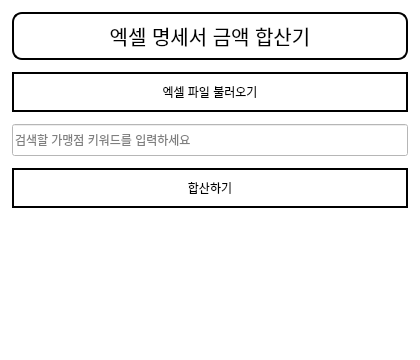
<?xml version="1.0" encoding="UTF-8"?>
<ui version="4.0">
 <class>MainWindow</class>
 <widget class="QMainWindow" name="MainWindow">
  <property name="geometry">
   <rect>
    <x>0</x>
    <y>0</y>
    <width>420</width>
    <height>360</height>
   </rect>
  </property>
  <property name="windowTitle">
   <string>엑셀 명세서 금액 합산기</string>
  </property>
  <property name="styleSheet">
   <string notr="true">background-color:white</string>
  </property>

  <widget class="QWidget" name="centralwidget">
   <layout class="QVBoxLayout" name="verticalLayout">
    <property name="spacing">
     <number>12</number>
    </property>
    <property name="leftMargin">
     <number>12</number>
    </property>
    <property name="topMargin">
     <number>12</number>
    </property>
    <property name="rightMargin">
     <number>12</number>
    </property>
    <property name="bottomMargin">
     <number>12</number>
    </property>

    <!-- 제목 라벨 -->
    <item>
     <widget class="QLabel" name="label">
      <property name="sizePolicy">
       <sizepolicy hsizetype="Expanding" vsizetype="Fixed">
        <horstretch>0</horstretch>
        <verstretch>0</verstretch>
       </sizepolicy>
      </property>
      <property name="minimumSize">
       <size>
        <width>0</width>
        <height>48</height>
       </size>
      </property>
      <property name="font">
       <font>
        <pointsize>15</pointsize>
        <bold>false</bold>
       </font>
      </property>
      <property name="styleSheet">
       <string notr="true">color: black;
border: 2px solid black;
border-radius: 10px;
padding: 5px;</string>
      </property>
      <property name="text">
       <string>엑셀 명세서 금액 합산기</string>
      </property>
      <property name="alignment">
       <set>Qt::AlignCenter</set>
      </property>
     </widget>
    </item>

    <!-- 엑셀 파일 불러오기 버튼 -->
    <item>
     <widget class="QPushButton" name="btn_load_excel">
      <property name="sizePolicy">
       <sizepolicy hsizetype="Expanding" vsizetype="Fixed">
        <horstretch>0</horstretch>
        <verstretch>0</verstretch>
       </sizepolicy>
      </property>
      <property name="minimumSize">
       <size>
        <width>0</width>
        <height>40</height>
       </size>
      </property>
      <property name="styleSheet">
       <string notr="true">QPushButton{
    color: black;
    border: 2px solid black;
    padding: 5px;
}
QPushButton:hover{
    background-color: gray;
}</string>
      </property>
      <property name="text">
       <string>엑셀 파일 불러오기</string>
      </property>
     </widget>
    </item>

    <!-- 키워드 입력 -->
    <item>
     <widget class="QLineEdit" name="input_keyword">
      <property name="sizePolicy">
       <sizepolicy hsizetype="Expanding" vsizetype="Fixed">
        <horstretch>0</horstretch>
        <verstretch>0</verstretch>
       </sizepolicy>
      </property>
      <property name="minimumSize">
       <size>
        <width>0</width>
        <height>32</height>
       </size>
      </property>
      <property name="styleSheet">
       <string notr="true">color: black;</string>
      </property>
      <property name="placeholderText">
       <string>검색할 가맹점 키워드를 입력하세요</string>
      </property>
     </widget>
    </item>

    <!-- 합산하기 버튼 -->
    <item>
     <widget class="QPushButton" name="btn_calculate">
      <property name="sizePolicy">
       <sizepolicy hsizetype="Expanding" vsizetype="Fixed">
        <horstretch>0</horstretch>
        <verstretch>0</verstretch>
       </sizepolicy>
      </property>
      <property name="minimumSize">
       <size>
        <width>0</width>
        <height>40</height>
       </size>
      </property>
      <property name="styleSheet">
       <string notr="true">QPushButton{
    color: black;
    border: 2px solid black;
    padding: 5px;
}
QPushButton:hover{
    background-color: gray;
}</string>
      </property>
      <property name="text">
       <string>합산하기</string>
      </property>
     </widget>
    </item>

    <!-- 합산 결과 라벨 -->
    <item>
     <widget class="QLabel" name="lbl_sum_result">
      <property name="sizePolicy">
       <sizepolicy hsizetype="Expanding" vsizetype="Fixed">
        <horstretch>0</horstretch>
        <verstretch>0</verstretch>
       </sizepolicy>
      </property>
      <property name="minimumSize">
       <size>
        <width>0</width>
        <height>48</height>
       </size>
      </property>
      <property name="font">
       <font>
        <pointsize>12</pointsize>
       </font>
      </property>
      <property name="styleSheet">
       <string notr="true">color: black;</string>
      </property>
      <property name="text">
       <string/>
      </property>
      <property name="alignment">
       <set>Qt::AlignCenter</set>
      </property>
     </widget>
    </item>

    <!-- 여백/확장용 스페이서(선택) -->
    <item>
     <spacer name="verticalSpacer">
      <property name="orientation">
       <enum>Qt::Vertical</enum>
      </property>
      <property name="sizeHint" stdset="0">
       <size>
        <width>20</width>
        <height>10</height>
       </size>
      </property>
     </spacer>
    </item>
   </layout>
  </widget>

  <widget class="QMenuBar" name="menubar">
   <property name="geometry">
    <rect>
     <x>0</x>
     <y>0</y>
     <width>420</width>
     <height>22</height>
    </rect>
   </property>
  </widget>
  <widget class="QStatusBar" name="statusbar"/>
 </widget>
 <resources/>
 <connections/>
</ui>
